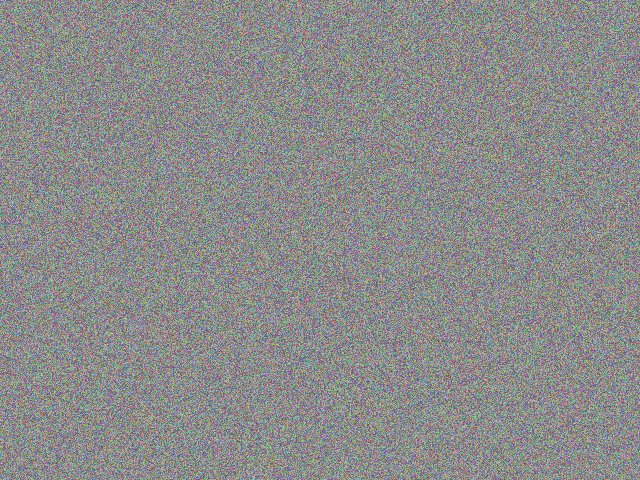
#> input picture tests/sample.jpg, 640 x 480 px
$ python -i 31_baselines.py   (imports and definitions only)
#> lines starting #> are read from the running program, lines starting #| are printed output that depends on the picture
#!/usr/bin/env python
"""Baselines and controls for the probes, on the same frames, folds and probe as 30_train_probes.py.

Usage:
  python scripts/31_baselines.py --manifest data/manifest.csv --acts activations/ \
      --controls pixel vision_tower random_init shuffled --probes_run results/<probes run_id> --out results/

Controls
  pixel         ridge on cheap handcrafted image statistics (edge density, gradient magnitude, Laplacian-pyramid
                energy per scale, colour histograms). Needs the frames on disk; the features are cached in
                activations/pixel/<source>/ so the frames are only needed once.
  vision_tower  the same probe on the image tokens before the language model (vision_tower_img_mean.npy)
  random_init   the same probe on activations/<model>-randinit/<source>/ (run script 20 with --random_init first)
  shuffled      the same probe trained on label-permuted training sets: chance level and its spread

Produces, in results/<run_id>/:
  baselines.csv   the probes.csv columns plus `control`. For shuffled, value is the mean over permutations and
                  ci_lo / ci_hi the 2.5 and 97.5 percentiles over permutations.
  gate_g1.csv     with --probes_run: per target, layer and readout, the probe against pixel and vision tower,
                  and whether the intervals are separated. The verdict for gate G1 is printed.
"""
from __future__ import annotations

import argparse
import sys
import time
from pathlib import Path

import numpy as np
import pandas as pd

sys.path.insert(0, str(Path(__file__).resolve().parent))
import common  # noqa: E402
import probe_lib as pl  # noqa: E402


# --------------------------------------------------------------------------------------------- pixel statistics
def pixel_features(path: Path, side: int = 256) -> np.ndarray:
#> called with path = '../tests/sample.jpg', side = 256
    from PIL import Image
    im = Image.open(path).convert("RGB").resize((side, side), Image.BILINEAR)
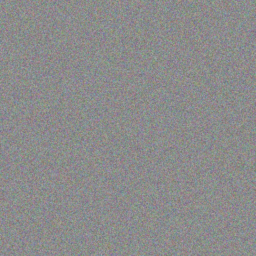
#> im: PIL image 256x256 RGB; mean R, G, B 139.5, 139.5, 139.4
    rgb = np.asarray(im, dtype=np.float32) / 255.0
    g = rgb.mean(2)
    gx, gy = np.gradient(g)
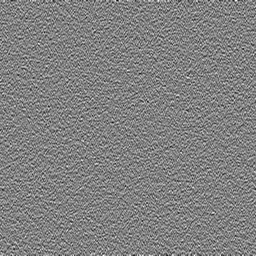
#> gx: shape (256, 256) float32; min -0.0902, max 0.0876, mean 1.03e-05; drawn with min black and max white
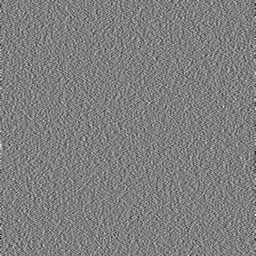
#> gy: shape (256, 256) float32; min -0.102, max 0.102, mean -1.15e-05; drawn with min black and max white
    mag = np.hypot(gx, gy)
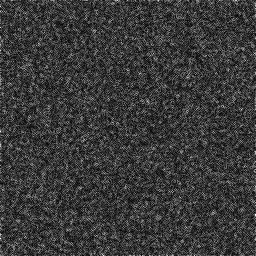
#> mag: shape (256, 256) float32; min 0, max 0.104, mean 0.0235; drawn with min black and max white
    feats = [mag.mean(), mag.std(), (mag > 0.05).mean(), (mag > 0.10).mean(), g.mean(), g.std()]
#> feats = [0.0235, 0.0123, 0.0277, 4.58e-05, 0.547, 0.0261]
    # Laplacian pyramid energy per octave: where the texture energy sits says how big things look
    cur = Image.fromarray((g * 255).astype(np.uint8))
    for _ in range(5):
        small = cur.resize((max(cur.width // 2, 1), max(cur.height // 2, 1)), Image.BILINEAR)
        up = small.resize(cur.size, Image.BILINEAR)
        lap = np.asarray(cur, dtype=np.float32) - np.asarray(up, dtype=np.float32)
        feats += [np.abs(lap).mean() / 255.0, lap.std() / 255.0]
        cur = small
#> this loop made 5 passes
#> pass 1, in pixel_features, `small = cur.resize((max(cur.width // 2, 1), max(cur.height // 2, 1)), ..`:
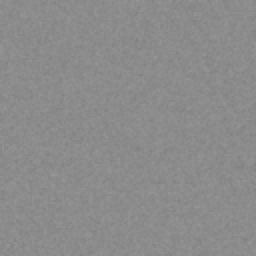
#> small: PIL image 128x128 L (shown 2 times larger); min 128, max 150, mean 139.2
#> pass 1, in pixel_features, `lap = np.asarray(cur, dtype=np.float32) - np.asarray(up, dtype=np.floa..`:
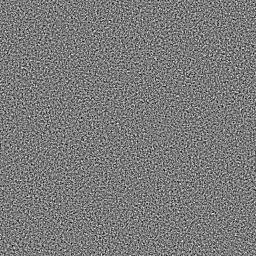
#> lap: shape (256, 256) float32; min -22, max 23, mean -0.4; drawn with min black and max white
    for c in range(3):
        h, _ = np.histogram(rgb[..., c], bins=8, range=(0, 1))
        feats += list(h / h.sum())
#> this loop made 3 passes
#> h on passes 1 to 3: [0, 0, 0, 6986, 57374, 1176, 0, 0], [0, 0, 0, 6764, 57753, 1019, 0, 0], [0, 0, 0, 6969, 57410, 1157, 0, 0]
#> after the loop, feats = 40 values, max 0.881 at index 28, min 0 at index 16, mean 0.0927
    hsv = np.asarray(im.convert("HSV"), dtype=np.float32) / 255.0
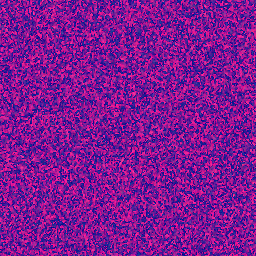
#> hsv: shape (256, 256, 3) float32; mean R, G, B 0.488, 0.0934, 0.575
    feats += [hsv[..., 1].mean(), hsv[..., 1].std()]
#> feats = 42 values, max 0.881 at index 28, min 0 at index 16, mean 0.0917
    return np.asarray(feats, dtype=np.float32)


# [185 lines left out: functions get_pixel_features, main, not called in this run]


# [2 lines not run here, left out]

>>> result = pixel_features('../tests/sample.jpg')
#> result has the same summary as feats in pixel_features
